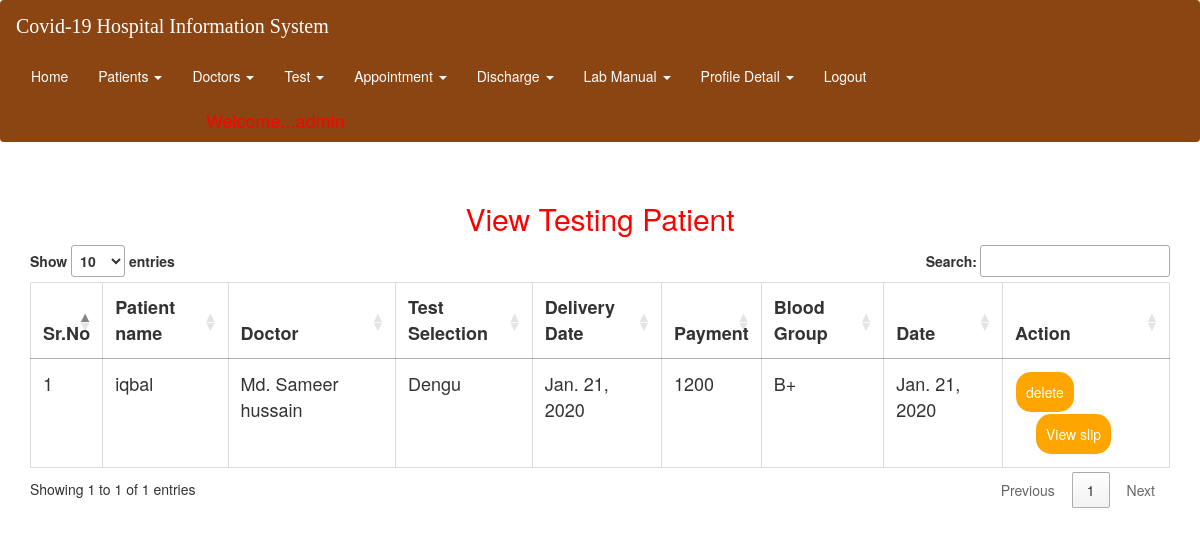
The app's page /view_tested (signed in) with its own data.
### hospital/models.py (models this page shows, shortened)
class Testing(models.Model):
    doctor = models.ForeignKey(Doctor,on_delete=models.CASCADE,null=True)
    test = models.ForeignKey(Test,on_delete=models.CASCADE,null=True)
    patient=models.ForeignKey(Patient,on_delete=models.CASCADE,null=True)
    b_group = models.CharField(max_length=10,null=True)
    date1=models.DateField(null=True)
    delivery_date=models.DateField(null=True)
    payment=models.IntegerField(max_length=30,null=True)

class Patient(models.Model):
    disease=models.CharField(max_length=50, null=True)
    rel=models.CharField(max_length=50, null=True)
    cnic=models.CharField(max_length=50, null=True)
    purpose = models.ForeignKey(Purpose,on_delete=models.CASCADE, null=True)
    gender = models.ForeignKey(Gender, on_delete=models.CASCADE, null=True)
    name = models.CharField(max_length=50, null=True)
    age = models.CharField(max_length=50, null=True)
    mobile = models.IntegerField(null=True)
    payment = models.IntegerField(null=True)
    address = models.CharField(max_length=100, null=True)

class Doctor(models.Model):
    name = models.CharField(max_length=50, null=True)
    o_time = models.CharField(max_length=50, null=True)
    o_days = models.CharField(max_length=50, null=True)
    mobile = models.IntegerField(null=True)
    special = models.CharField(max_length=50, null=True)

class Test(models.Model):
    test=models.CharField(max_length=30,null=True)

### hospital/views.py (the view)
# urls.py: path('view_tested', view_tested, name='view_tested'),
def view_tested(request):
    if not request.user.is_staff:
        return redirect('login')
    data=Testing.objects.all()
    d={"data":data}
    return render(request,'view_tested.html',d)

### hospital/templates/view_tested.html (shortened to what this page needs)
{% extends 'navigation.html' %}
{% block body %}
<br><center><h2 style="color:red">View Testing Patient</h2></center>
 <div class="container">
<table width="1300" class="table table-bordered" id="myTable">
  <thead>
  <tr>
      <th>Sr.No</th>
    <th>Patient name</th>
    <th>Doctor</th>
    <th> Test Selection</th>
      <th>Delivery Date</th>
      <th>Payment</th>
      <th>Blood Group</th>
    <th>Date</th>
    <th>Action</th>
  </tr>
  </thead>
   <tbody>
    {% for i in data %}
  <tr>
    <td>{{forloop.counter}}</td>
    <td>{{i.patient.name}}</td>
    <td>{{i.doctor.name}}</td>
    <td> {{i.test.test}}</td>
      <td>{{i.delivery_date}}</td>
      <td>{{i.payment}}</td>
      <td>{{i.b_group}}</td>
      <td>{{i.date1}}</td>
      <td><a href="{% url 'delete_tested' i.id %}"><button class="button button1">delete</button></a>
          <a href="{% url 'get1' i.id %}" style="margin-left:20px"><button class="button button1">View slip</button></a></td>
  </tr>
    {% endfor %}
    </tbody>
</table>
 </div>
{% endblock %}

### hospital/templates/navigation.html (style rules this page uses)
* { box-sizing: border-box; }
#myTable { border-collapse: collapse; width: 100%; border: 1px solid #ddd; font-size: 18px; }
#myTable th, #myTable td { text-align: left; padding: 12px; }
#myTable tr { border-bottom: 1px solid #ddd; }
.button { background-color: orange; border: none; color: white; padding: 10px; text-align: center; text-decoration: none; display: inline-block; font-size: 14px; margin: 1px 1px; cursor: pointer; }
.button1 { border-radius: 15px; }

### records on screen
Testing: patient.name "iqbal", doctor.name "Md. Sameer hussain", test.test "Dengu", delivery_date "Jan. 21, 2020", payment "1200", b_group "B+", date1 "Jan. 21, 2020"
